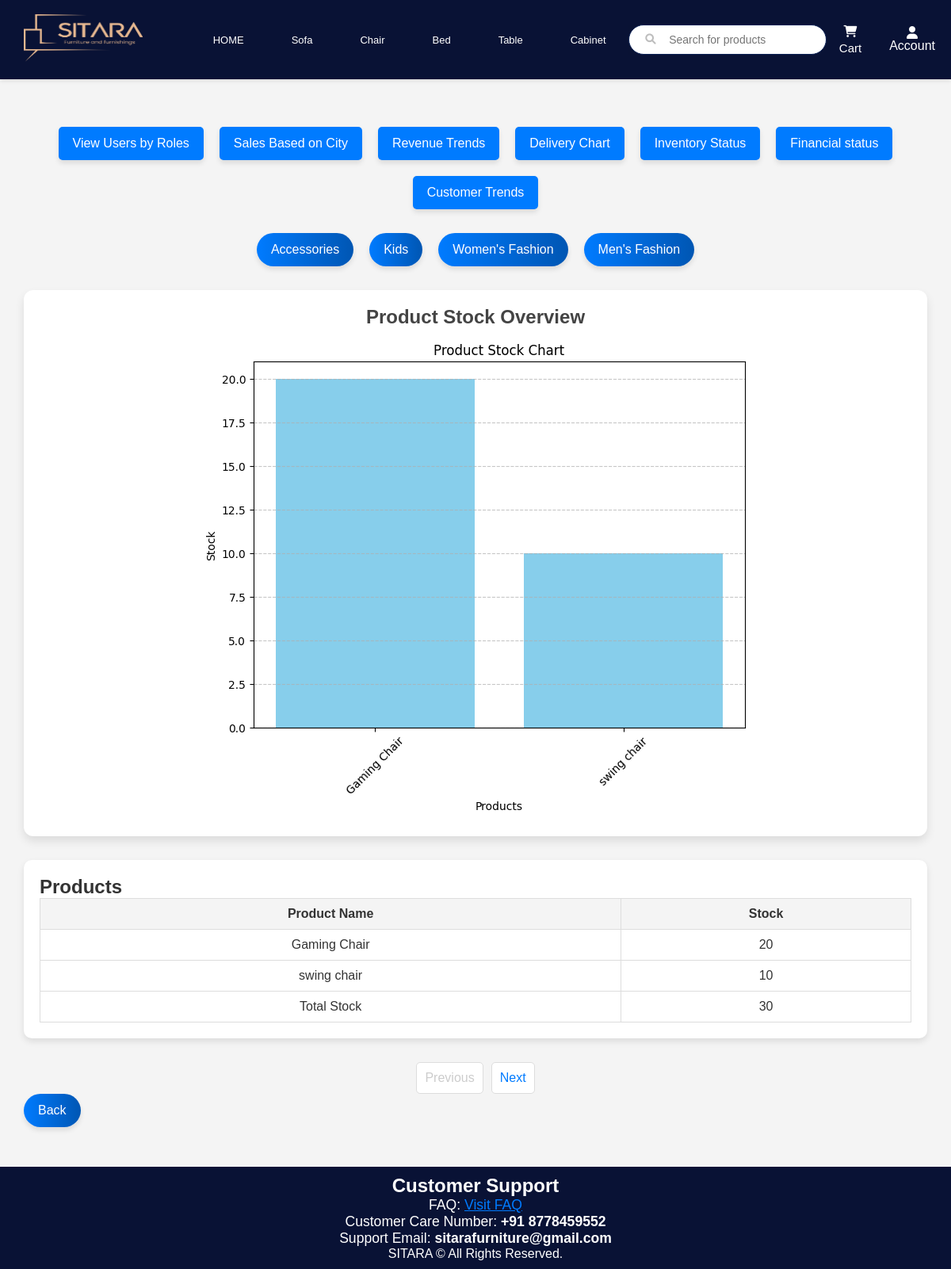
/visualization/visualization/chair, run on the app's committed database.
### app/models.py (models this page shows, shortened)
class Product(db.Model):
    __tablename__ = "product"
    id = db.Column(db.Integer, primary_key=True)
    name = db.Column(db.String(100), nullable=False)
    price = db.Column(db.Float, nullable=False)
    description = db.Column(db.String(255), nullable=False)
    category = db.Column(db.String(100), nullable=False)
    quantity = db.Column(db.Integer, nullable=False)
    manufacturer = db.Column(db.String(100), nullable=True)
    country_of_origin = db.Column(db.String(50), nullable=True)
    avg_rating = db.Column(db.Float, nullable=True)
    discount = db.Column(db.Float, default=0.0, nullable=True)
    colour = db.Column(db.String(20), nullable=True)
    images = db.relationship("ProductImage", backref="product", lazy=True)
    model_file = db.Column(db.String(255), nullable=True)
    ratings = relationship("Rating", back_populates="product")

### app/visualization.py (the view)
@visualization.route('/visualization/<category>')
def category_page(category):
    page = request.args.get('page', default=1, type=int)
    has_next = True  # Example logic for pagination
    products = Product.query.all()
    for product in products:
        print(f"Product Name: {product.name}, Category: {product.category}, Stock: {product.quantity}")
    products_query = Product.query.filter_by(category=category).paginate(page=page, per_page=10, error_out=False)
    total_stock = db.session.query(db.func.sum(Product.quantity)).filter_by(category=category).scalar()
    total_stock = total_stock if total_stock else 0  # Ensure it doesn't return None
    if products_query.items:  # Check if there are products
        products = [{"name": product.name, "stock": product.quantity} for product in products_query.items]
        chart_data = generate_chart(products)
    else:
        products = []
        chart_data = None
    return render_template(
        "category_page.html",
        category=category,
        title=category.capitalize(),
        products=products,
        chart_data=chart_data,
        page=page,total_stock=total_stock,
        has_next=has_next
    )

### app/visualization.py (called while the page is built)
def generate_chart(data):
    if not data:
        return None
    product_names = [item["name"] for item in data]
    stock = [item["stock"] for item in data]
    plt.figure(figsize=(8, 6))
    plt.bar(product_names, stock, color="skyblue")
    plt.title("Product Stock Chart")
    plt.xlabel("Products")
    plt.ylabel("Stock")
    plt.xticks(rotation=45)
    plt.grid(axis="y", linestyle="--", alpha=0.7)
    buf = BytesIO()
    plt.savefig(buf, format="png", bbox_inches="tight")
    buf.seek(0)
    chart_data = base64.b64encode(buf.getvalue()).decode("utf-8")
    buf.close()
    return chart_data

### app/templates/category_page.html (shortened to what this page needs)
<!DOCTYPE html>
<html lang="en">
<head>
</head>
<body>
    {% extends "home.html" %}
{% block content %}
    <div class="full">
        <div class="button-container">
            <a href="/visualization/roles_chart" class="button">View Users by Roles</a>
            <a href="/visualization/sales_by_city" class="button">Sales Based on City</a>
            <a href="/visualization/revenue_trends" class="button">Revenue Trends</a>
            <a href="/visualization/delivery_chart" class="button">Delivery Chart</a>
            <a href="/visualization/inventory_status" class="button">Inventory Status</a>
            <a href="/visualization/financial_health" class="button">Financial status</a>
            <a href="/visualization/customer_trends" class="button">Customer Trends</a>
        </div>
        <div class="button-container1">
            <a href="/visualization/visualization/accessories" class="button1">Accessories</a>
            <a href="/visualization/visualization/kids" class="button1">Kids</a>
            <a href="/visualization/visualization/womens_fashion" class="button1">Women's Fashion</a>
            <a href="/visualization/visualization/mens_fashion" class="button1">Men's Fashion</a>
        </div>
        <div class="chart-section">
            <h2>Product Stock Overview</h2>
            {% if chart_data %}
    <img alt="Stock Chart">
{% else %}
    <p>No data available for this category.</p>
{% endif %}
        </div>
        <div class="table-section">
            <h2>Products</h2>
            <table>
                <thead>
                    <tr>
                        <th>Product Name</th>
                        <th>Stock</th>
                    </tr>
                </thead>
                <tbody id="product-table-body">
                    {% for product in products %}
                    <tr>
                        <td>{{ product.name }}</td>
                        <td>{{ product.stock }}</td>
                    </tr>
                    {% endfor %}
                </tbody>
                <tfoot>
                    <tr>
                        <td>Total Stock</td>
                        <td>{{ total_stock }}</td>
                    </tr>
                </tfoot>
            </table>
        </div>
        <div class="pagination">
            <a href="?page={{ page - 1 }}" class="{% if page == 1 %}disabled{% endif %}">Previous</a>
            <a href="?page={{ page + 1 }}" class="{% if not has_next %}disabled{% endif %}">Next</a>
        </div>
        <div class="back-button-container">
            <a href="/visualization/inventory_status" class="back-button">Back</a>
        </div>
    </div>
{% endblock %}

### app/static/home.css (style rules this page uses)
* { margin: 0; padding-top: 0; box-sizing: border-box; }
body { margin: 0; padding: 0; background-color: #f4f4f4; color: #333; */ }

### app/templates/category_page.html (style rules this page uses)
body { font-family: Arial, sans-serif; margin: 0; padding: 0; background-color: #f9f9f9; color: #333; display: flex; flex-direction: column; min-height: 100vh; }
.full { padding: 20px; }
.button-container1 { display: flex; justify-content: center; align-items: center; flex-wrap: wrap; gap: 20px; margin-bottom: 30px; }
.back-button-container { display: flex; justify-content: flex-start; align-items: center; margin-bottom: 20px; }
.back-button, .button1 { background: linear-gradient(90deg, #007bff, #0056b3); color: white; border: none; padding: 12px 18px; font-size: 16px; font-weight: 500; border-radius: 50px; cursor: pointer; text-decoration: none; transition: transform 0.3s ease, box-shadow 0.3s ease; box-shadow: 0 4px 6px rgba(0, 0, 0, 0.1); }
.chart-section { display: flex; flex-direction: column; align-items: center; margin: 20px 0; padding: 20px; background-color: #ffffff; border-radius: 12px; box-shadow: 0 6px 12px rgba(0, 0, 0, 0.1); }
.chart-section h2 { margin-bottom: 10px; color: #444; }
.chart-section img { max-width: 100%; height: auto; border-radius: 8px; }
.table-section { margin: 30px 0; background-color: #ffffff; padding: 20px; border-radius: 10px; box-shadow: 0 4px 8px rgba(0, 0, 0, 0.1); }
table { width: 100%; border-collapse: collapse; }
table th, table td { border: 1px solid #ddd; padding: 10px; text-align: center; }
table th { background-color: #f4f4f4; font-size: 16px; }
.pagination { display: flex; justify-content: center; margin-top: 20px; }
.pagination a { padding: 10px; margin: 0 5px; border: 1px solid #ddd; background-color: #fff; color: #007bff; text-decoration: none; border-radius: 5px; }
.pagination .disabled { pointer-events: none; color: #ccc; }
.button-container { display: flex; justify-content: center; align-items: center; flex-wrap: wrap; margin: 20px 0; }
.button { background-color: #007bff; color: white; border: none; padding: 12px 18px; font-size: 16px; border-radius: 5px; cursor: pointer; transition: background-color 0.3s ease, transform 0.2s ease; box-shadow: 0 4px 6px rgba(0, 0, 0, 0.1); margin: 10px; text-decoration: none; }

### data on the page
Product: name "Gaming Chair", stock "20"
Product: name "swing chair", stock "10"

### other printed values
{{ total_stock }} "30"
